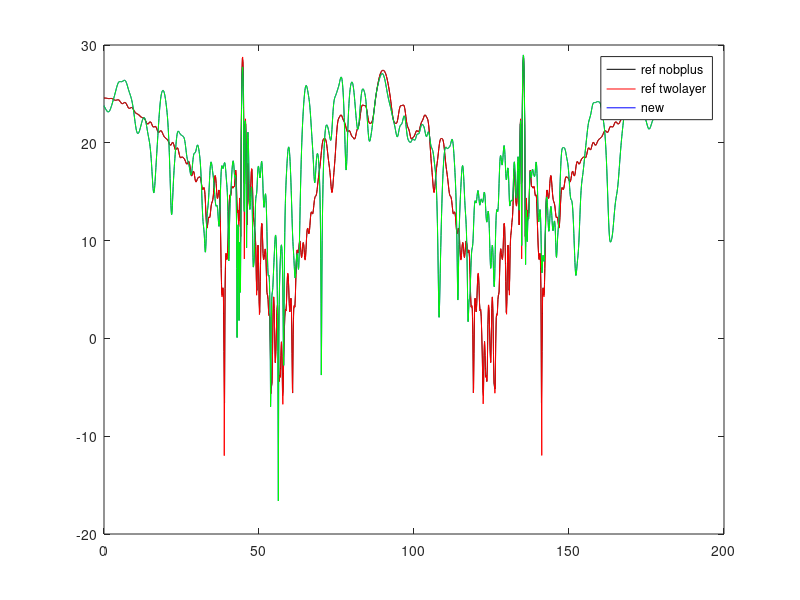

The MATLAB script that drew this image:
clear all;
close all;
clc;
% rcs_new = load('HH_bistatic.txt');
rcs_new = load('RCS_monostatic_ABCD_fix.txt');
plot(rcs_new(:,2),rcs_new(:,3),'k');
hold on

% rcs_new = load('RCS_monostatic_new_tfqmr.txt');
% % rcs_new = load('RCS_monostatic_new_tfqmr.txt');
% plot(rcs_new(:,2),rcs_new(:,3),'.r');
% hold on

rcs_new = load('RCS_monostatic_new_cori_intel17.txt');
plot(rcs_new(:,2),rcs_new(:,3),'r');
hold on

rcs_new = load('RCS_monostatic_svd35.txt');
plot(rcs_new(:,2),rcs_new(:,3),'b');
hold on


rcs_new = load('RCS_monostatic.txt'); 
plot(rcs_new(:,2),rcs_new(:,3),'g');
hold on


% 
% % % % rcs_new1 = load('VV_bistatic1.txt');
% plot(rcs_new(:,1),rcs_new(:,2));
hold on
% plot(rcs_new1(:,1),rcs_new1(:,2),'g');
% hold on

% rcs0 = load('RCS_monostatic_ref.txt');
% % rcs1 = load('../MLMDA_DIRECT_SOLVER_2D_EFIE_accuracy_reference/RCS_monostatic.txt');
% % rcs2 = load('../MLMDA_DIRECT_SOLVER_2D_EFIE_accuracy_reference/VV_bistatic2.txt');
% plot(rcs0(:,2),rcs0(:,3),'r');
% hold on
% plot(rcs1(:,2),rcs1(:,3),'k');
hold on
% plot(rcs2(:,1),rcs2(:,2),'k');
legend('ref nobplus','ref twolayer','new')
